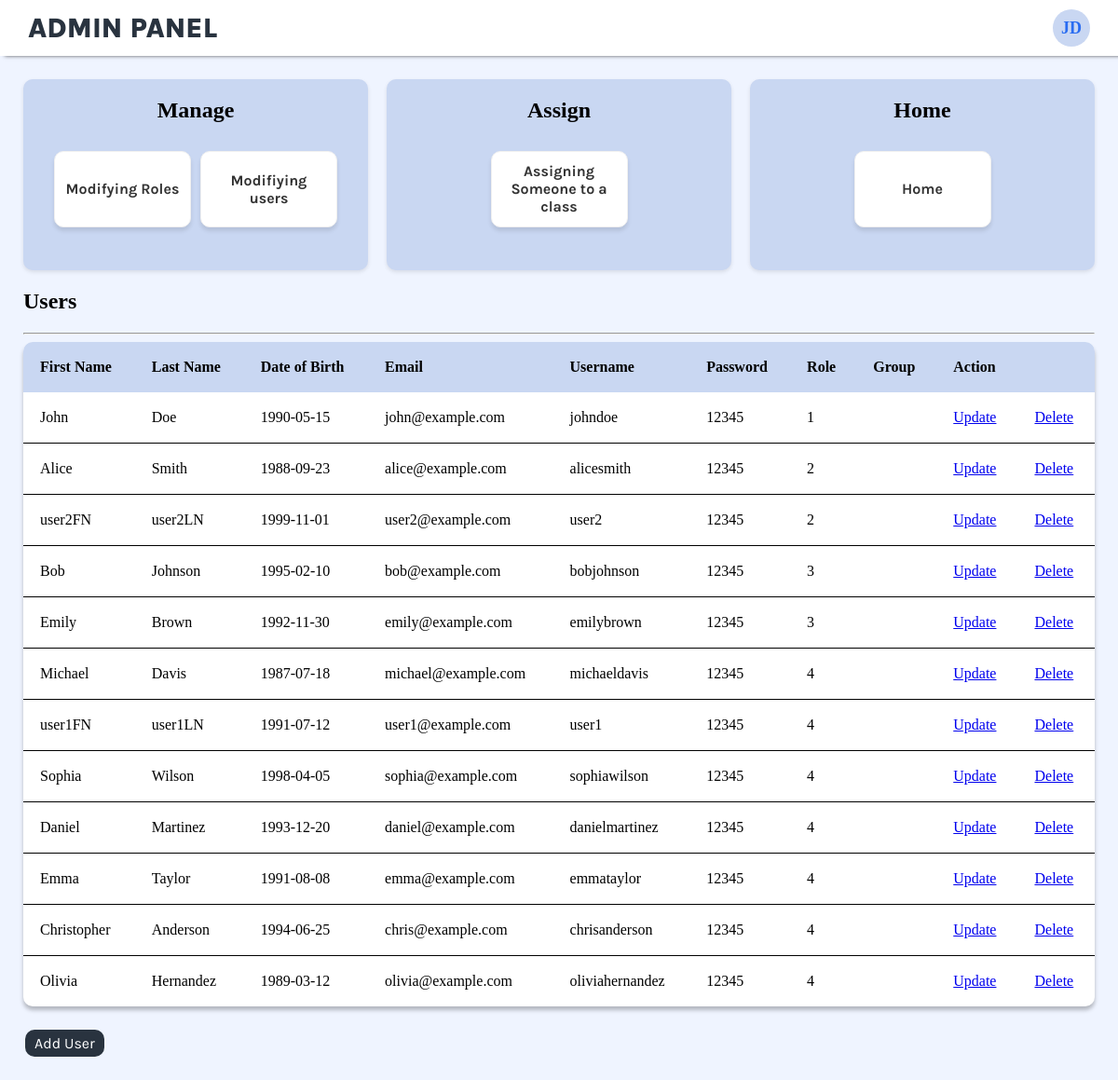
Screenshot of /admin.php?page=users (signed in) with the database file from the repository.
### tables this page shows
CREATE TABLE IF NOT EXISTS `user`
(
  `userID` INT NOT NULL AUTO_INCREMENT PRIMARY KEY,
  `first_name` VARCHAR(50) NOT NULL,
  `last_name` VARCHAR(50) NOT NULL,
  `dob` DATE NOT NULL,
  `email` VARCHAR(150) NOT NULL UNIQUE,
  `username` VARCHAR(50) NOT NULL UNIQUE,
  `password` VARCHAR(50) NOT NULL,
  `first_login` BOOLEAN DEFAULT TRUE,
  `roleID` INT NOT NULL,
  FOREIGN KEY (`roleID`) REFERENCES `role` (`roleID`),
  INDEX (`roleID`)
) AUTO_INCREMENT = 1000;

### session.php (called while the page is built, shortened)
<?php
$name = $_SESSION['name'];
function isAdmin()
{
    if ($_SESSION['roleID'] == 1) {
        return true;
    }
    return false;
}
?>

### users.php (the view, shortened to what this page needs)
<?php
$query = "SELECT * FROM user ORDER BY userID ASC";
$results = mysqli_query($conn, $query);
?>
<div class="content-body">
    <h2>Users</h2>
    <hr>
    <table>
        <thead>
            <tr>
                <th>First Name</th>
                <th>Last Name</th>
                <th>Date of Birth</th>
                <th>Email</th>
                <th>Username</th>
                <th>Password</th>
                <th>Role</th>
                <th>Group</th>
                <?php if (isAdmin()): ?>
                    <th colspan="2">Action</th>
                <?php endif; ?>
            </tr>
        </thead>
        <tbody>
        <?php foreach ($results as $row): ?>
                <tr>
                    <td><?= $row['first_name'] ?></td>
                    <td><?= $row['last_name'] ?></td>
                    <td><?= $row['dob'] ?></td>
                    <td><?= $row['email'] ?></td>
                    <td><?= $row['username'] ?></td>
                    <td><?= $row['password'] ?></td>
                    <td><?= $row['roleID'] ?></td>
                    <td><?= $row['groupID'] ?></td>
                    <?php if (isAdmin()): ?>
                        <td><a href="?page=user&update_view=true&update_id=<?= $row['userID'] ?>">Update</a></td>
                        <td><a href="?page=user&delete_id=<?= $row['userID'] ?>" onclick="return confirm('Are you sure you want to delete?')">Delete</a></td>
                    <?php endif; ?>
                </tr>
            <?php endforeach; ?>
        </tbody>
    </table>
    <?php if (isAdmin()): ?>
        <a href="?page=user&add_view=true">
            <button>Add User</button>
        </a>
    <?php endif; ?>
</div>

### admin.php (shortened to what this page needs)
<?php
$pageTitle = 'Admin Panel';
require("session.php");
function extractInitials($name)
{
    $words = explode(" ", $name);
    $initials = "";
    foreach ($words as $word) {
        $initials .= strtoupper(substr($word, 0, 1));
    }
    return $initials;
}
?>
<!DOCTYPE html>
<html lang="en">
<head>
    <link rel="stylesheet" href="admin.css">
</head>
<header class="header">
    <div class="header-text"><?php echo strtoupper($pageTitle) ?></div>
    <div class="user" onclick="toggleDropdown()">
        <div class="initials"><?php $initials = extractInitials($name);
                                echo $initials; ?></div>
    </div>
</header>
<body>
    <div class="admin-container">
        <div class="tile-group">
            <div class="tiles-large">
                <h2>Manage</h2>
                <ul class="tiles">
                    <li><a href="?page=roles">Modifying Roles</a></li>
                    <li><a href="?page=users">Modifiying users</a></li>
                </ul>
            </div>
            <div class="tiles-large">
                <h2>Assign</h2>
                <ul class="tiles">
                    <li><a href="assign-user.php">Assigning Someone to a class</a></li>
                </ul>
            </div>
            <div class="tiles-large">
                <h2>Home</h2>
                <ul class="tiles">
                    <li><a href="admin.php">Home</a></li>
                </ul>
            </div>
        </div>
        <div>
            <?php
            if (isset($_GET['page'])) {
                $page = $_GET['page'];
                if (file_exists($page . ".php")) {
                    include($page . ".php");
                }
            }
            ?>
        </div>
    </div>
</body>
</html>

### admin.css (style rules this page uses)
body { background-color: #eff4ff; }
header.header { position: absolute; top:0; left: 0px; right: 0px; background-color: #eff4ff;; background: #FFFFFF; box-shadow: 5px 0px 4px rgba(0, 0, 0, 0.65); padding: 10px 30px; display: flex; justify-content: space-between; align-items: center; }
.header-text { color: #29333F; font-family: 'Karla', sans-serif; font-size: 30px; font-weight: 800; }
.user { position: relative; cursor: pointer; }
.initials { width: 40px; height: 40px; border-radius: 50%; color: #296CF1; background-color: #C9D7F2; display: flex; justify-content: center; align-items: center; font-size: 18px; font-weight: 600; }
.admin-container { display: flex; flex-direction: column; position: absolute; top: 60px; left: 0px; right: 0px; bottom: 0px; margin: 25px 25px 25px 25px; }
.tile-group { display: flex; flex-direction: row; gap: 20px; }
.tiles-large { flex: 1; text-align: center; border-radius: 10px; box-shadow: 0 2px 4px rgba(0, 0, 0, 0.1); background-color: #c9d7f2; }
.tiles { display: flex; justify-content: center; flex-direction: row; color: #29333F; list-style-type: none; padding: 10px; border-radius: 10px; }
.tiles li { display: flex; align-items: center; justify-content: center; margin: 0px 5px 20px 5px; width: 125px; height: 60px; border: 1px solid rgb(240, 240, 240); background-color: white; padding: 10px; border-radius: 10px; box-shadow: 0px 4px 4px rgba(0, 0, 0, 0.1); text-align: center; font-family: 'Karla', sans-serif; font-weight: 700; font-size: 16px; }
.tiles a { text-decoration: none; color: #333; }
table { width: 100%; position: relative; background: white; box-shadow: 0px 4px 4px rgba(0, 0, 0, 0.25); border-radius: 10px; border-collapse: collapse; overflow: hidden; }
tr { border-bottom: 1px solid black; }
tr:last-child { border-bottom: none; }
th { background-color: #c9d7f2; }
th, td { padding: 18px; text-align: left; }
button { font-family: 'Karla', sans-serif; background-color: #29333F; border: none; color: white; padding: 5px 10px 5px 10px; text-align: center; text-decoration: none; display: inline-block; font-size: 16px; margin: 25px 2px; cursor: pointer; border-radius: 10px }

### rows the page displays
user: first_name "John", last_name "Doe", dob "1990-05-15", email "john@example.com", username "johndoe", password "12345", roleID "1"
user: first_name "Alice", last_name "Smith", dob "1988-09-23", email "alice@example.com", username "alicesmith", password "12345", roleID "2"
user: first_name "user2FN", last_name "user2LN", dob "1999-11-01", email "user2@example.com", username "user2", password "12345", roleID "2"
user: first_name "Bob", last_name "Johnson", dob "1995-02-10", email "bob@example.com", username "bobjohnson", password "12345", roleID "3"
user: first_name "Emily", last_name "Brown", dob "1992-11-30", email "emily@example.com", username "emilybrown", password "12345", roleID "3"
user: first_name "Michael", last_name "Davis", dob "1987-07-18", email "michael@example.com", username "michaeldavis", password "12345", roleID "4"
user: first_name "user1FN", last_name "user1LN", dob "1991-07-12", email "user1@example.com", username "user1", password "12345", roleID "4"
user: first_name "Sophia", last_name "Wilson", dob "1998-04-05", email "sophia@example.com", username "sophiawilson", password "12345", roleID "4"
user: first_name "Daniel", last_name "Martinez", dob "1993-12-20", email "daniel@example.com", username "danielmartinez", password "12345", roleID "4"
user: first_name "Emma", last_name "Taylor", dob "1991-08-08", email "emma@example.com", username "emmataylor", password "12345", roleID "4"
user: first_name "Christopher", last_name "Anderson", dob "1994-06-25", email "chris@example.com", username "chrisanderson", password "12345", roleID "4"
user: first_name "Olivia", last_name "Hernandez", dob "1989-03-12", email "olivia@example.com", username "oliviahernandez", password "12345", roleID "4"

### other values shown
$pageTitle "ADMIN PANEL"
$initials "JD"
